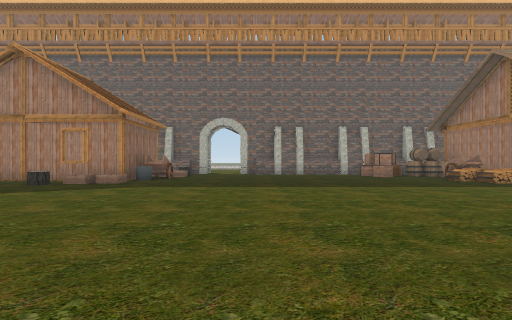
View 1 (above)

24 first-person views from a walk through a Unity game level. The camera is 1.3 m above the floor, looks level and sees 85° across. The floor is counted in squares, 2 m on a side. Each view is taken from the middle of a square. On the plan, view 1 faces up. The plan holds only what a view shows up to about 9 squares ahead; the rest is blank. The place goes on beyond the plan. The player is left out. Some surface patterns are stand-ins.

View 2
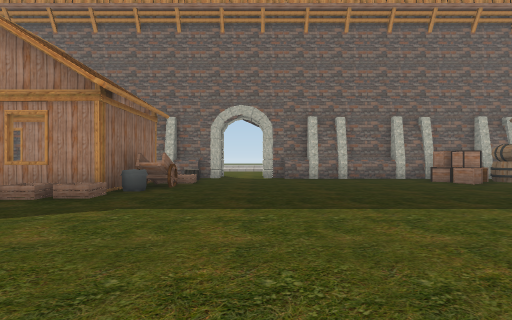

View 3
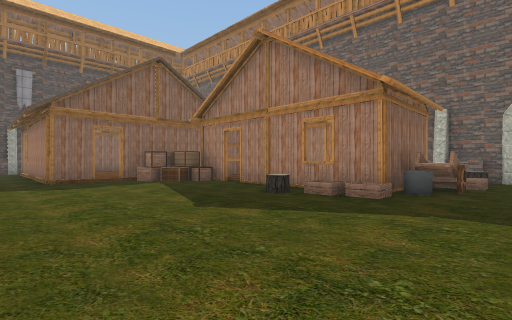

View 4
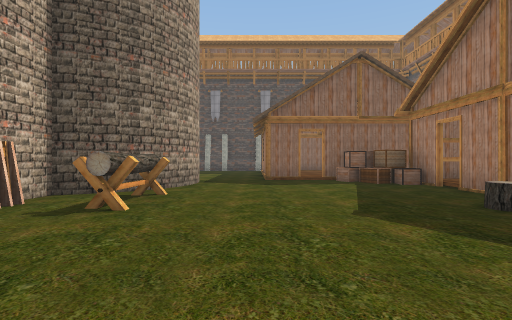

View 5
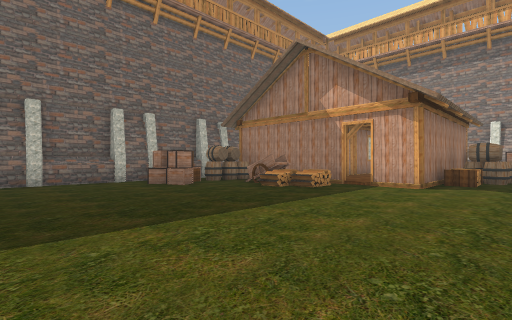

View 6
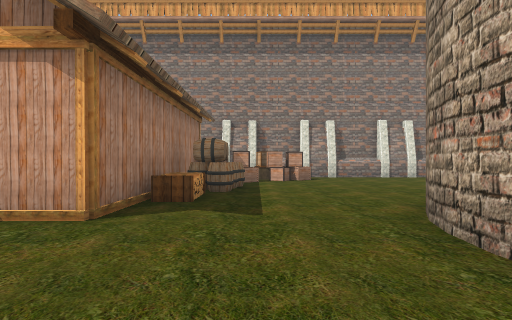

View 7
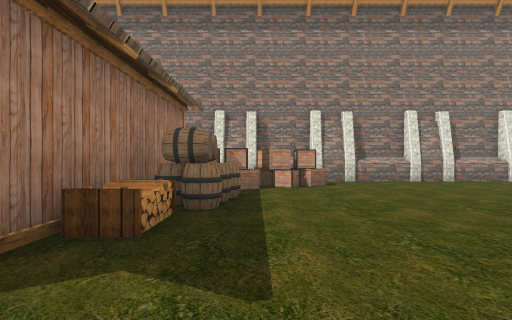

View 8
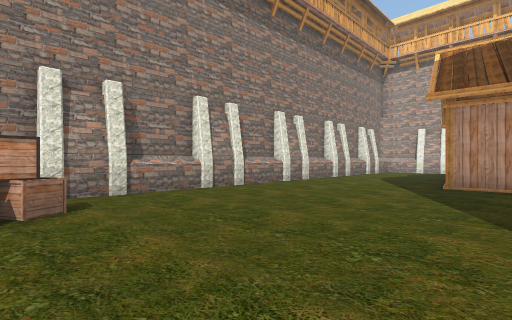

View 9
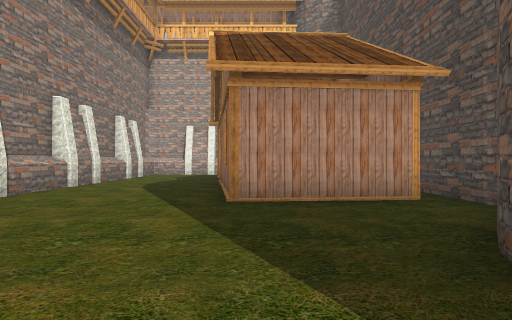

View 10
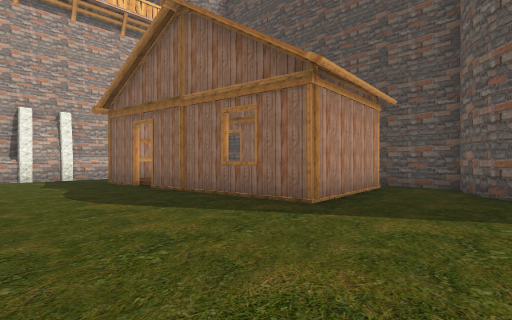

View 11
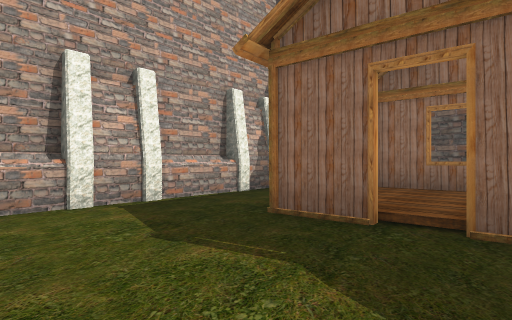

View 12
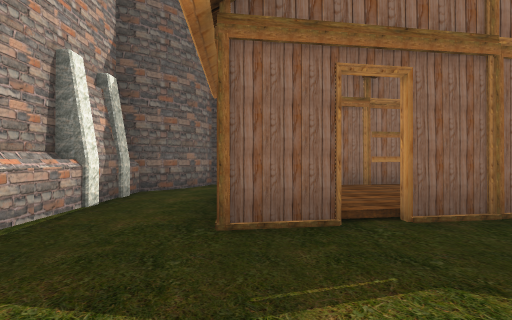

View 13
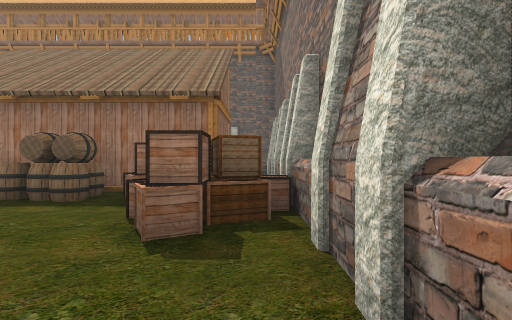

View 14
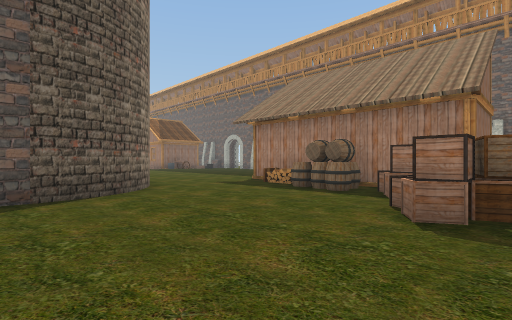

View 15
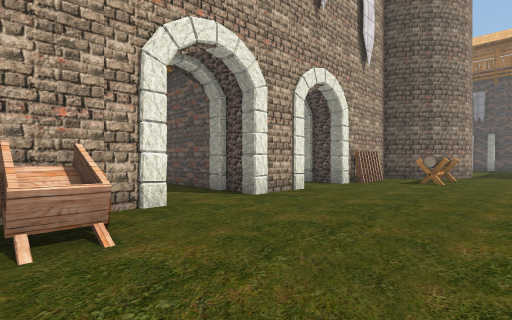

View 16
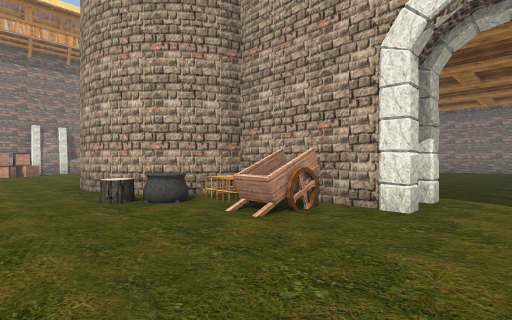

View 17
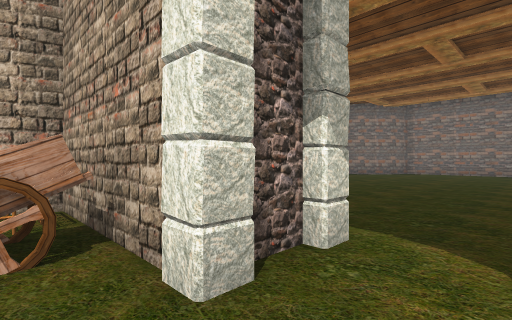

View 18
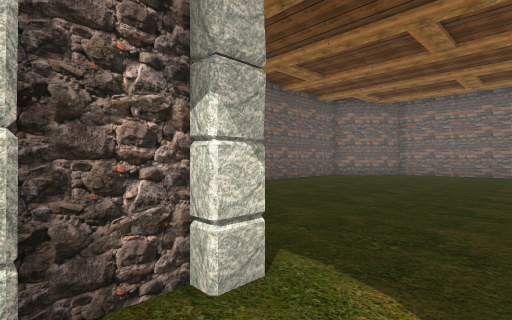

View 19
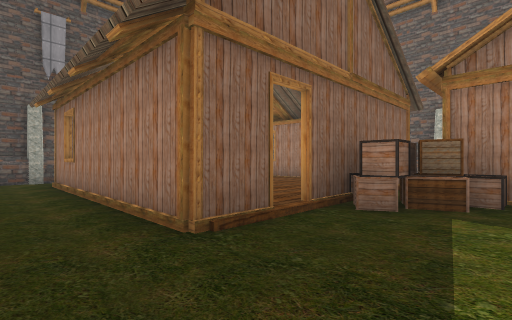

View 20
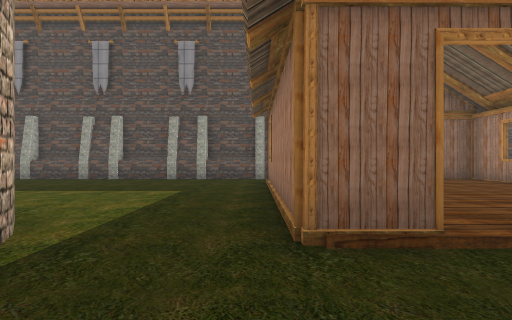

View 21
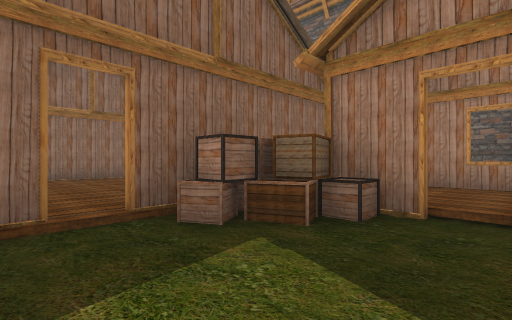

View 22
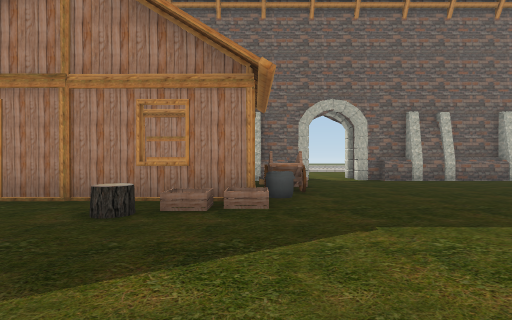

View 23
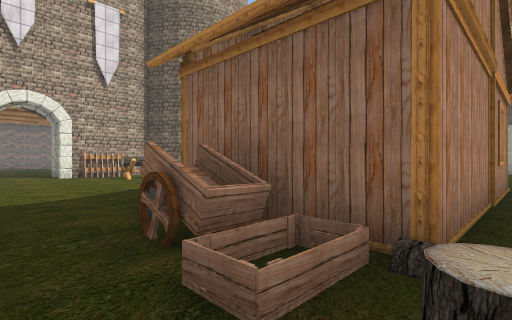

View 24
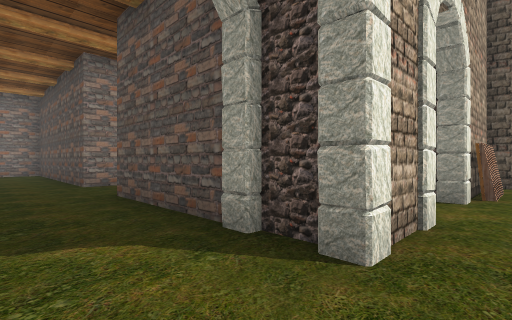

### Floor plan
Key: @ floor where view 1 was taken; # wall or solid block; . floor; / step, stairs or slope; ^ raised ledge; W wagon; H house; B box; A barrel; C cauldron.
Columns run from 19 left of view 1 to 16 right of it. Each row starts with its distance up from view 1.
 12          .......^.......BBAA
 11          HHHHHHH........B.AA
 10   HHHH  HH     WW.........WH
  9   H     HHHHHHHW........../H HHHHH
  8   H     BBB.HHHH........../H     H##
  7   H     BB.................H     H##
  6   H     /..................HHHHH   #
  5 # H     H....................^AABBB#
  4 #.HHHHHHH.......................BBB#
  3 #................................BB#
  2  .......###.^^.........C.###.......#
  1  ......## ##..........W### ##......#
  0  ......    #####.##@####    #......#
 -1  .....         #  #.#       #......#
 -2  ...              #...     ##......#
 -3  ..               #....   ##.......#
 -4                   #.....  #...H....#
 -5                   ....... ##HHH....#
 -6                   ........ #H  H...#
 -7                  ##.......  H  H...#
 -8                   #......   H  H...#
 -9                   #.....  # H  /...#
-10                   #....   # HHHH...
-11                    ...    ## H.....
-12                            ##......
-13                             #######

Where each view was taken, in squares from view 1:
view 1: 0 up, 0 right, facing up
view 2: 3 up, 1 left, facing up
view 3: 3 up, 2 left, facing up-left
view 4: 4 up, 2 left, facing left
view 5: 4 up, 1 right, facing up-right
view 6: 4 up, 5 right, facing right
view 7: 4 up, 7 right, facing right
view 8: 3 up, 10 right, facing down-right
view 9: 0 up, 11 right, facing down
view 10: 2 down, 15 right, facing down-left
view 11: 8 down, 15 right, facing down-left
view 12: 10 down, 15 right, facing left
view 13: 0 up, 15 right, facing up
view 14: 1 down, 15 right, facing up-left
view 15: 4 up, 3 right, facing down-left
view 16: 4 up, 0 right, facing down-right
view 17: 1 up, 0 right, facing down-right
view 18: 0 up, 0 right, facing down-right
view 19: 3 up, 9 left, facing up-left
view 20: 4 up, 9 left, facing left
view 21: 5 up, 8 left, facing up-left
view 22: 4 up, 4 left, facing up
view 23: 12 up, 2 left, facing down-left
view 24: 1 up, 1 right, facing down-left
